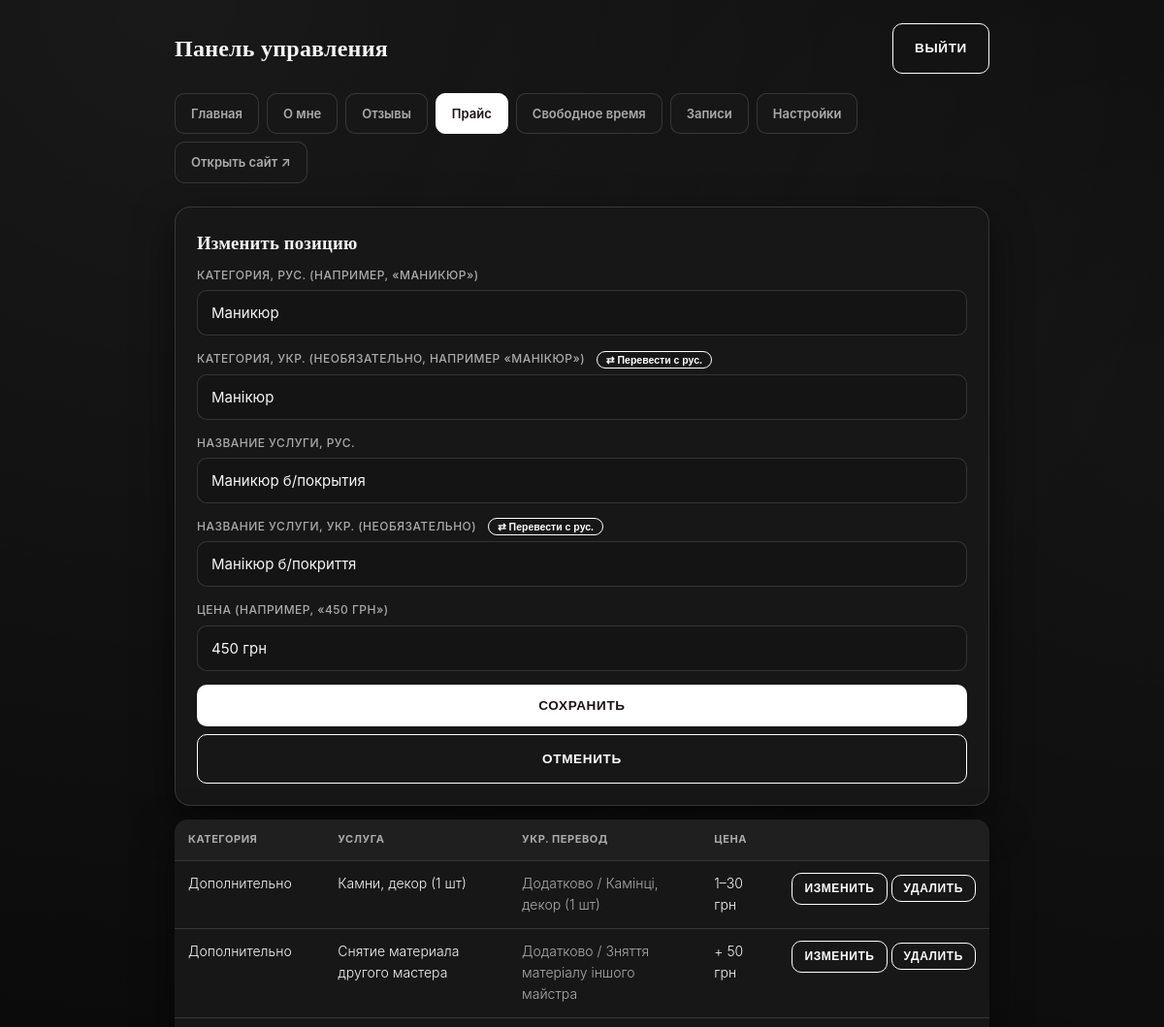
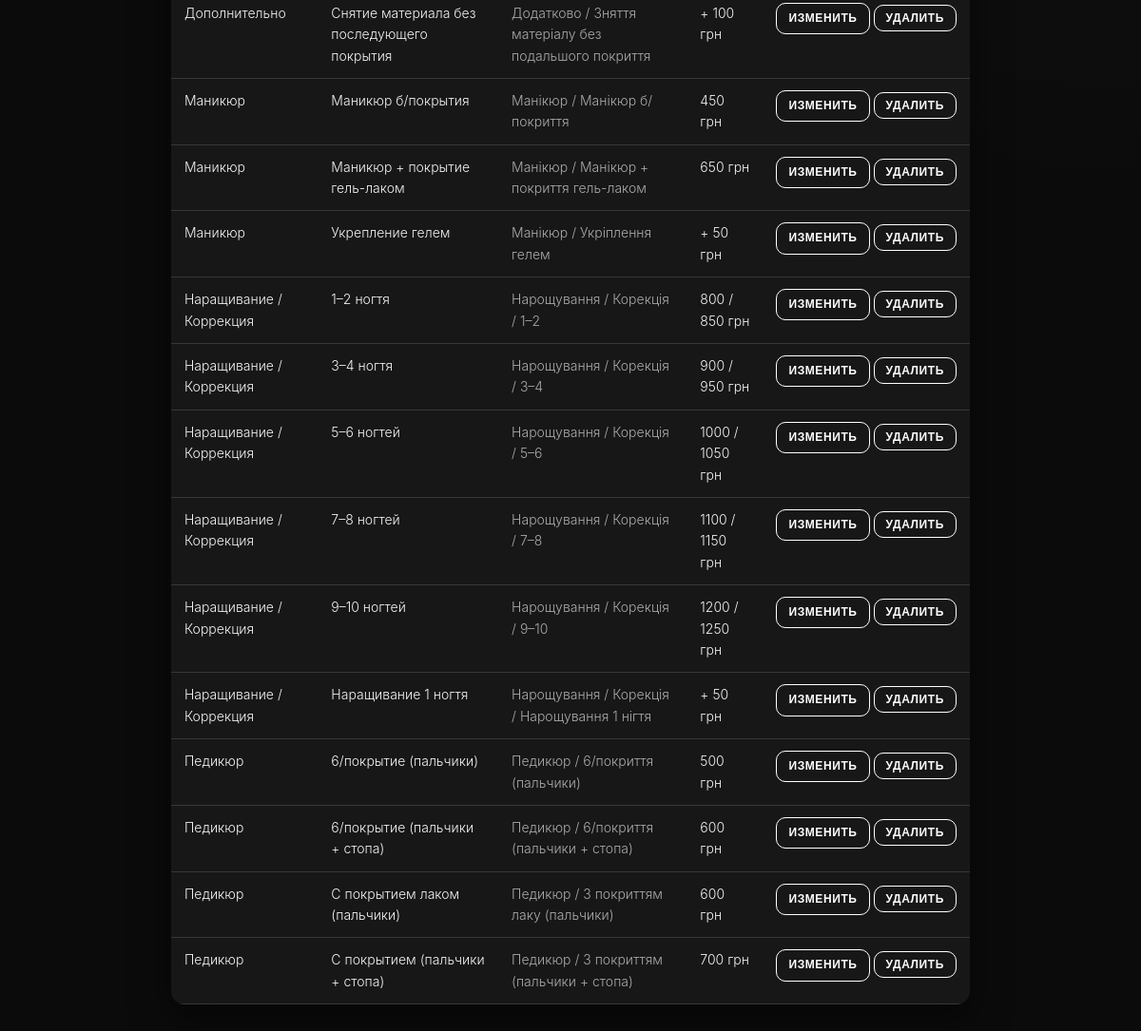
/admin-x7k9m2/prices.php?edit=1 (signed in), run on the app's committed database (2 pictures, top to bottom).
### tables this page shows
CREATE TABLE price_items (
            id INTEGER PRIMARY KEY AUTOINCREMENT,
            category TEXT NOT NULL,
            category_ua TEXT,
            title TEXT NOT NULL,
            title_ua TEXT,
            price TEXT NOT NULL,
            sort_order INTEGER NOT NULL DEFAULT 0
        );

### includes/functions.php (called while the page is built, shortened)
<?php
function e(string $value): string
{
    return htmlspecialchars($value, ENT_QUOTES, 'UTF-8');
}

### admin-x7k9m2/prices.php (the view, shortened to what this page needs)
<?php
require __DIR__ . '/../includes/functions.php';
$pdo = getDB();
$editItem = null;
if (isset($_GET['edit'])) {
    $stmt = $pdo->prepare('SELECT * FROM price_items WHERE id = ?');
    $stmt->execute([(int)$_GET['edit']]);
    $editItem = $stmt->fetch() ?: null;
}
$items = $pdo->query('SELECT * FROM price_items ORDER BY category, sort_order')->fetchAll();
?>
<!DOCTYPE html>
<html lang="ru">
<head>
<link rel="stylesheet" href="../assets/css/style.css?v=<?= filemtime(__DIR__ . '/../assets/css/style.css') ?>">
</head>
<body>
<div class="admin-shell">
  <?php require __DIR__ . '/includes/nav.php'; ?>
  <div class="card">
    <h3><?= $editItem ? 'Изменить позицию' : 'Добавить позицию' ?></h3>
    <form method="post">
      <div class="form-field">
        <label>Категория, рус. (например, «Маникюр»)</label>
        <input type="text" id="category" name="category" required value="<?= e($editItem['category'] ?? '') ?>">
      </div>
      <div class="form-field">
        <label>Категория, укр. (необязательно, например «Манікюр»)
          <button type="button" class="btn ghost admin-translate-btn" data-translate-from="category" data-translate-to="category_ua">⇄ Перевести с рус.</button>
        </label>
        <input type="text" id="category_ua" name="category_ua" value="<?= e($editItem['category_ua'] ?? '') ?>">
      </div>
      <div class="form-field">
        <label>Название услуги, рус.</label>
        <input type="text" id="price_title" name="title" required value="<?= e($editItem['title'] ?? '') ?>">
      </div>
      <div class="form-field">
        <label>Название услуги, укр. (необязательно)
          <button type="button" class="btn ghost admin-translate-btn" data-translate-from="price_title" data-translate-to="price_title_ua">⇄ Перевести с рус.</button>
        </label>
        <input type="text" id="price_title_ua" name="title_ua" value="<?= e($editItem['title_ua'] ?? '') ?>">
      </div>
      <div class="form-field">
        <label>Цена (например, «450 грн»)</label>
        <input type="text" name="price" required value="<?= e($editItem['price'] ?? '') ?>">
      </div>
      <button type="submit" class="btn full"><?= $editItem ? 'Сохранить' : 'Добавить' ?></button>
      <?php if ($editItem): ?>
        <a href="prices.php" class="btn ghost full" style="margin-top:8px; text-align:center;">Отменить</a>
      <?php endif; ?>
    </form>
  </div>
  <table class="admin-table">
    <thead><tr><th>Категория</th><th>Услуга</th><th>Укр. перевод</th><th>Цена</th><th></th></tr></thead>
    <tbody>
      <?php foreach ($items as $item): ?>
        <tr>
          <td><?= e($item['category']) ?></td>
          <td><?= e($item['title']) ?></td>
          <td style="color:var(--ink-soft);">
            <?= e($item['category_ua'] ?: '—') ?> / <?= e($item['title_ua'] ?: '—') ?>
          </td>
          <td><?= e($item['price']) ?></td>
          <td style="white-space:nowrap;">
            <a href="?edit=<?= (int)$item['id'] ?>" class="btn ghost" style="padding:6px 12px;font-size:12px;">Изменить</a>
            <form method="post" style="display:inline;" onsubmit="return confirm('Удалить позицию?');">
              <button class="btn ghost" style="padding:6px 12px;font-size:12px;">Удалить</button>
            </form>
          </td>
        </tr>
      <?php endforeach; ?>
    </tbody>
  </table>
</div>
</body>
</html>

### assets/css/style.css (style rules this page uses)
:root { --bg: #0b0b0b; --bg-soft: #141414; --surface: #171717; --surface-2: #1f1f1f; --ink: #f5f5f5; --ink-soft: #ababab; --ink-faint: #7d7d7d; --primary: #ffffff; --primary-soft: rgba(255, 255, 255, .12); --primary-dark: #d6d6d6; --star-gold: #ffc94d; --line: rgba(245, 245, 245, .14); --line-strong: rgba(245, 245, 245, .28); --radius: 16px; --radius-sm: 10px; --shadow: 0 16px 40px rgba(0, 0, 0, .5); }
* { box-sizing: border-box; }
html { scroll-behavior: smooth; }
body { margin: 0; background: var(--bg); background-image: radial-gradient(circle at 15% 0%, rgba(255, 255, 255, .06), transparent 45%), radial-gradient(circle at 100% 20%, rgba(255, 255, 255, .04), transparent 40%); color: var(--ink); font-family: 'Jost', -apple-system, sans-serif; font-weight: 300; line-height: 1.6; -webkit-font-smoothing: antialiased; }
h1, h2, h3, .display { font-family: 'Playfair Display', Georgia, serif; font-weight: 700; letter-spacing: .01em; color: var(--ink); margin: 0 0 .4em; }
a { color: inherit; }
.card { background: var(--surface); border: 1px solid var(--line); border-radius: var(--radius); padding: 22px; margin-bottom: 14px; box-shadow: var(--shadow); }
.form-field { margin-bottom: 14px; }
.form-field label { display: block; font-size: 12px; font-weight: 500; letter-spacing: .04em; margin-bottom: 6px; color: var(--ink-soft); text-transform: uppercase; }
.form-field input, .form-field select, .form-field textarea { width: 100%; padding: 13px 14px; border-radius: var(--radius-sm); border: 1px solid var(--line); background: var(--bg-soft); font-family: inherit; font-size: 15px; color: var(--ink); }
.btn { display: inline-block; border: none; cursor: pointer; padding: 14px 22px; border-radius: var(--radius-sm); background: var(--primary); color: #1a1310; font-weight: 600; font-size: 13.5px; letter-spacing: .05em; text-transform: uppercase; text-decoration: none; font-family: 'Jost', sans-serif; transition: background .15s ease, transform .1s ease; }
.btn.full { width: 100%; text-align: center; }
.btn.ghost { background: transparent; color: var(--primary); border: 1px solid var(--primary); }
.admin-shell { max-width: 880px; margin: 0 auto; padding: 24px 20px 60px; }
table.admin-table { width: 100%; border-collapse: collapse; background: var(--surface); border-radius: 14px; overflow:hidden; box-shadow: var(--shadow); }
table.admin-table th, table.admin-table td { padding: 12px 14px; border-bottom: 1px solid var(--line); text-align:left; font-size:14px; vertical-align: top; }
table.admin-table th { background: var(--surface-2); font-size: 11px; text-transform:uppercase; letter-spacing:.05em; color: var(--ink-soft); }
.admin-translate-btn { padding: 3px 10px; font-size: 11px; margin-left: 8px; vertical-align: middle; }
.admin-translate-btn { padding: 2px 9px; font-size: 10.5px; border-radius: 999px; margin-left: 8px; vertical-align: middle; text-transform: none; letter-spacing: 0; font-weight: 600; }

### data on the page
price_items: category "Маникюр", category_ua "Манікюр", title "Маникюр б/покрытия", title_ua "Манікюр б/покриття", price "450 грн"
price_items: category "Дополнительно", title "Камни, декор (1 шт)", category_ua "Додатково", title_ua "Камінці, декор (1 шт)", price "1–30 грн"
price_items: category "Дополнительно", title "Снятие материала другого мастера", category_ua "Додатково", title_ua "Зняття матеріалу іншого майстра", price "+ 50 грн"
price_items: category "Дополнительно", title "Снятие материала без последующего покрытия", category_ua "Додатково", title_ua "Зняття матеріалу без подальшого покриття", price "+ 100 грн"
price_items: category "Маникюр", title "Маникюр + покрытие гель-лаком", category_ua "Манікюр", title_ua "Манікюр + покриття гель-лаком", price "650 грн"
price_items: category "Маникюр", title "Укрепление гелем", category_ua "Манікюр", title_ua "Укріплення гелем", price "+ 50 грн"
price_items: category "Наращивание / Коррекция", title "1–2 ногтя", category_ua "Нарощування / Корекція", title_ua "1–2", price "800 / 850 грн"
price_items: category "Наращивание / Коррекция", title "3–4 ногтя", category_ua "Нарощування / Корекція", title_ua "3–4", price "900 / 950 грн"
price_items: category "Наращивание / Коррекция", title "5–6 ногтей", category_ua "Нарощування / Корекція", title_ua "5–6", price "1000 / 1050 грн"
price_items: category "Наращивание / Коррекция", title "7–8 ногтей", category_ua "Нарощування / Корекція", title_ua "7–8", price "1100 / 1150 грн"
price_items: category "Наращивание / Коррекция", title "9–10 ногтей", category_ua "Нарощування / Корекція", title_ua "9–10", price "1200 / 1250 грн"
price_items: category "Наращивание / Коррекция", title "Наращивание 1 ногтя", category_ua "Нарощування / Корекція", title_ua "Нарощування 1 нігтя", price "+ 50 грн"
price_items: category "Педикюр", title "6/покрытие (пальчики)", category_ua "Педикюр", title_ua "6/покриття (пальчики)", price "500 грн"
price_items: category "Педикюр", title "6/покрытие (пальчики + стопа)", category_ua "Педикюр", title_ua "6/покриття (пальчики + стопа)", price "600 грн"
price_items: category "Педикюр", title "С покрытием лаком (пальчики)", category_ua "Педикюр", title_ua "З покриттям лаку (пальчики)", price "600 грн"
price_items: category "Педикюр", title "С покрытием (пальчики + стопа)", category_ua "Педикюр", title_ua "З покриттям (пальчики + стопа)", price "700 грн"
